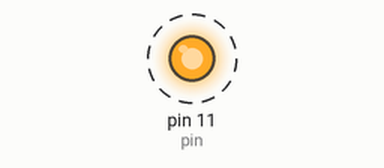
This sketch was run on a simulated Arduino Uno, built with avr-gcc and run on an emulated ATmega328P. Parts: output pins drawn as LEDs (lit = HIGH). Dashed ring = blinking.

Above: at 0.5 s.
Timing chart, 0 to 4.6 s (numbered marks = the images above):
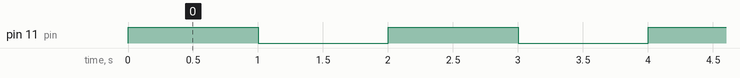

Measured:
- by itself, pin 11 (pin): alternates HIGH for 1.0 s and LOW for 1.0 s

The sketch:

2_turning_led_on_off1.ino
```cpp
int pin = 11;

void setup()
{
  pinMode(pin, OUTPUT);          // sets the digital pin 13 as output
}

void loop()
{
  digitalWrite(pin, HIGH);       // sets the digital pin 13 on
  delay(1000);                  // waits for a second
  digitalWrite(pin, LOW);        // sets the digital pin 13 off
  delay(1000);                  // waits for a second
}
```
